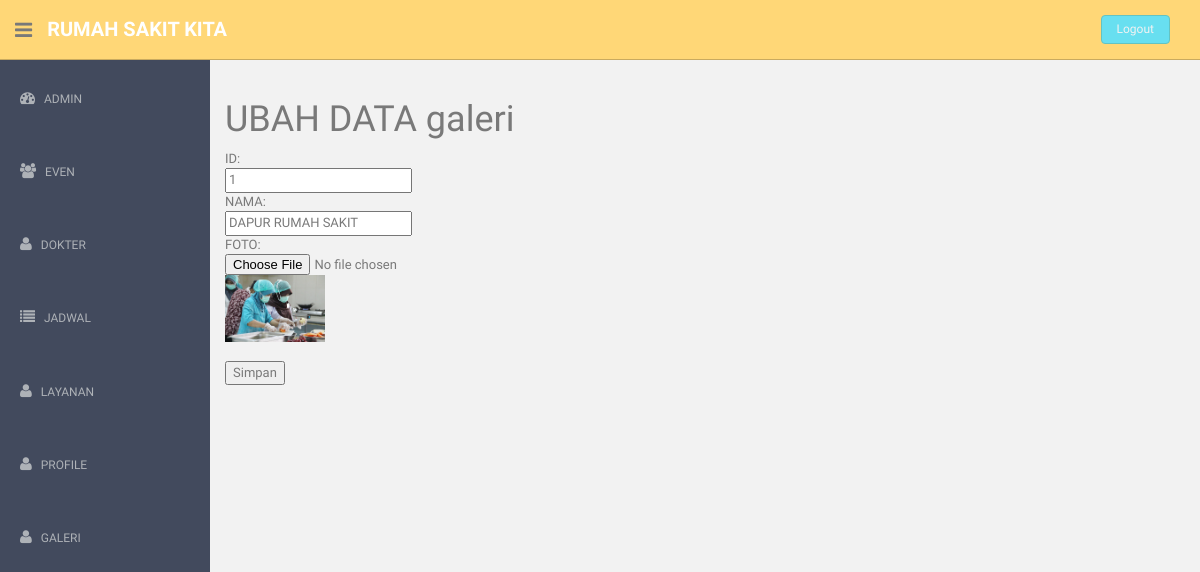
The app's page /ugaleri.php?id=1 with its own data.
### tables this page shows
CREATE TABLE IF NOT EXISTS `galeri` (
  `nama` varchar(200) NOT NULL,
  `foto` varchar(100) NOT NULL,
`id_galeri` int(10) NOT NULL
);

### ugaleri.php (called while the page is built, shortened)
<?php
require 'pages/dashboard.php';
?>

### libraries/m_galeri.php (called while the page is built, shortened)
<?php
class galeri{
	private $db;
	public function galeri(){
		$this->db = new DBClass();
	}
	public function readgaleri($id){
		$query = "SELECT * FROM galeri WHERE id_galeri=".$id;
		return $this->db->getRows($query);
	}
}
?>

### libraries/DBClass.php (called while the page is built, shortened)
<?php
	class DBClass
	{
		public $host, $user, $password;
		function __construct()
		{
			$this->db = false;
			$this->dbname = 'rumah_sakit';
			$this->host   = 'localhost';
			$this->user   = 'root';
			$this->password = '';
		}
		function connect()
		{
			$this->db = mysql_connect(
				$this->host,
				$this->user,
				$this->password)
			or die("Database Connection Access Error..".mysql_error());
		}
		function getRows($sql)
		{
			$this->rowColl = mysql_query($sql) or die("Error : ".mysql_error());
			$rows  = array();
			while ($row = mysql_fetch_array($this->rowColl, MYSQL_ASSOC))
				$rows[] = $row;
			return $rows;
		}
	}
?>

### pages/v_ugaleri.php (the view, shortened to what this page needs)
<?php
require_once('libraries/DBClass.php');
require_once('libraries/m_galeri.php');
$id = $_GET['id'];
$galeri = new galeri();
$data = $galeri->readgaleri($id);
?>
<body>
<h1>UBAH DATA galeri</h1>
<?php foreach($data as $r):?>
<form action="egaleri.php" method="post" enctype="multipart/form-data">
	ID: <br />
	<input type="text" name="in_id" value='<?php echo $r['id_galeri']?>' readonly='true'> <br />
	NAMA: <br />
	<input type="text" name="in_nama" value='<?php echo $r['nama']?>'> <br />
	FOTO: <br />
	<input type="file" name="in_foto" value='<?php echo $r['foto']?>' onchange="PreviewImage()">
	<?php if(!empty($r['foto'])){?>
		<img src="<?php echo $r['foto']?>" width='100'/>
	<?php }?>
	<br /> <br />
	<input type="submit" name="kirim" value="Simpan">
</form>
<?php endforeach;?>
</body>
</html>

### assets/css/style.css (style rules this page uses)
body { color: #797979; background: #f2f2f2; font-family: 'Ruda', sans-serif; padding: 0px !important; margin: 0px !important; font-size:13px; }

### records on screen
galeri: in_id "1", in_nama "DAPUR RUMAH SAKIT", foto (picture)
